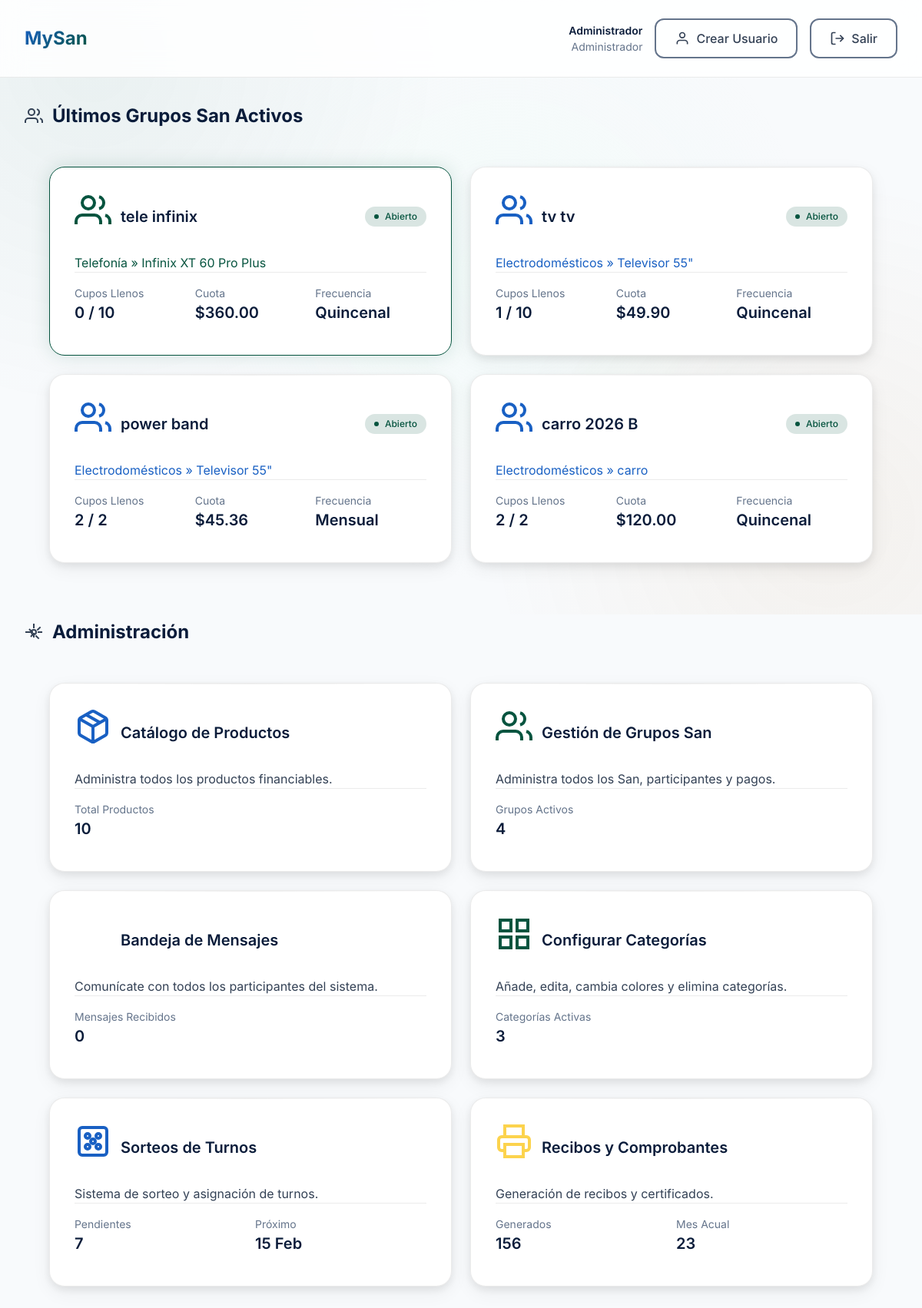
Page /dashboard.php (signed in) on the earlier database version.
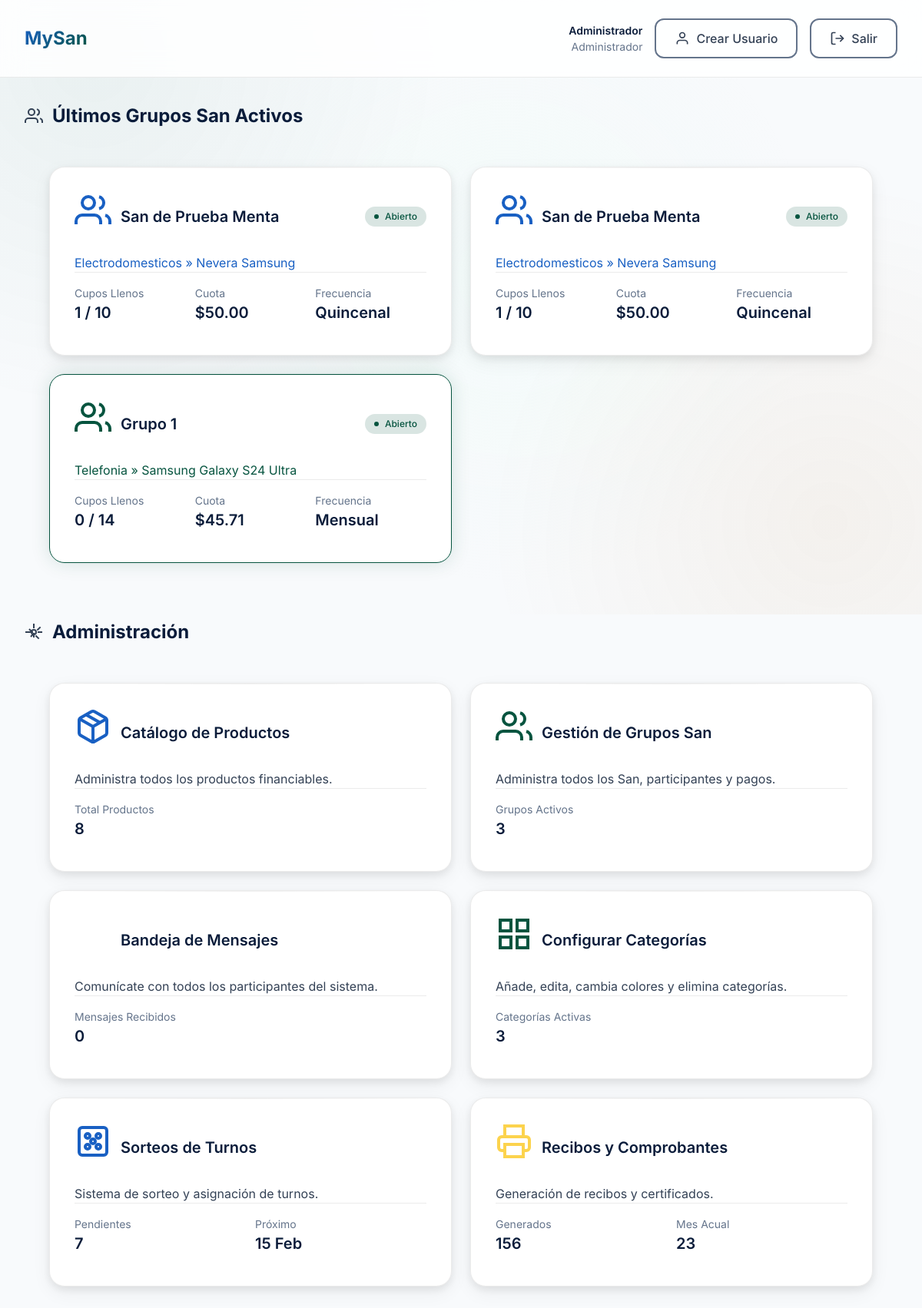
Same page on the later database version.
### tables this page shows
CREATE TABLE `usuarios` (
  `id` int NOT NULL AUTO_INCREMENT,
  `username` varchar(50) NOT NULL,
  `password` varchar(255) NOT NULL,
  `nombre` varchar(100) NOT NULL,
  `email` varchar(100) DEFAULT NULL,
  `pregunta_secreta` text,
  `respuesta_secreta` varchar(255) DEFAULT NULL,
  `created_at` timestamp NULL DEFAULT CURRENT_TIMESTAMP,
  `updated_at` timestamp NULL DEFAULT CURRENT_TIMESTAMP ON UPDATE CURRENT_TIMESTAMP,
  `rol` enum('admin','participante') DEFAULT 'admin',
  PRIMARY KEY (`id`),
  UNIQUE KEY `username` (`username`)
);

CREATE TABLE `grupos_san` (
  `id` int NOT NULL AUTO_INCREMENT,
  `producto_id` int NOT NULL,
  `nombre` varchar(100) NOT NULL,
  `fecha_inicio` date NOT NULL,
  `frecuencia` enum('quincenal','mensual') NOT NULL,
  `numero_cuotas` int NOT NULL,
  `cupos_totales` int NOT NULL,
  `cupos_ocupados` int DEFAULT '0',
  `monto_cuota` decimal(10,2) NOT NULL,
  `estado` enum('abierto','en_curso','finalizado') DEFAULT 'abierto',
  `created_at` timestamp NULL DEFAULT CURRENT_TIMESTAMP,
  `ronda_actual` int DEFAULT '1',
  PRIMARY KEY (`id`),
  KEY `producto_id` (`producto_id`),
  CONSTRAINT `grupos_san_ibfk_1` FOREIGN KEY (`producto_id`) REFERENCES `productos` (`id`) ON DELETE CASCADE
);

CREATE TABLE `categorias` (
  `id` int NOT NULL AUTO_INCREMENT,
  `nombre` varchar(50) NOT NULL,
  `descripcion` text,
  `color` varchar(20) DEFAULT NULL,
  PRIMARY KEY (`id`)
);

CREATE TABLE `productos` (
  `id` int NOT NULL AUTO_INCREMENT,
  `categoria_id` int NOT NULL,
  `nombre` varchar(100) NOT NULL,
  `marca` varchar(50) DEFAULT NULL,
  `modelo` varchar(50) DEFAULT NULL,
  `descripcion` text,
  `valor_total` decimal(10,2) NOT NULL,
  `imagen` varchar(255) DEFAULT NULL,
  `activo` tinyint DEFAULT '1',
  `created_at` timestamp NULL DEFAULT CURRENT_TIMESTAMP,
  PRIMARY KEY (`id`),
  KEY `categoria_id` (`categoria_id`),
  CONSTRAINT `productos_ibfk_1` FOREIGN KEY (`categoria_id`) REFERENCES `categorias` (`id`) ON DELETE CASCADE
);

### config/database.php (called while the page is built, shortened)
<?php
try {
    $dsn = "mysql:host=" . DB_HOST . ";port=3306;dbname=" . DB_NAME . ";charset=" . DB_CHARSET;
    $options = [
        PDO::ATTR_ERRMODE => PDO::ERRMODE_EXCEPTION,
        PDO::ATTR_DEFAULT_FETCH_MODE => PDO::FETCH_ASSOC,
        PDO::ATTR_EMULATE_PREPARES => false,
    ];
    $pdo = new PDO($dsn, DB_USER, DB_PASS, $options);
} catch (PDOException $e) {
    die(json_encode([
        'success' => false,
        'message' => 'Error de conexión a la base de datos: ' . $e->getMessage()
    ]));
}
function isLoggedIn()
{
    return isset($_SESSION['user_id']);
}
function getCurrentUser()
{
    global $pdo;
    $stmt = $pdo->prepare("SELECT id, username, nombre, email FROM usuarios WHERE id = ?");
    $stmt->execute([$_SESSION['user_id']]);
    return $stmt->fetch();
}
?>

### dashboard.php (the view, shortened to what the rows shown need)
<?php
require_once 'config/database.php';
$user = getCurrentUser();
?>
<!DOCTYPE html>
<html lang="es">
<head>
    <link rel="stylesheet" href="assets/fonts/inter.css">
    <link rel="stylesheet" href="assets/css/reset.css">
    <link rel="stylesheet" href="assets/css/variables.css">
    <link rel="stylesheet" href="assets/css/bento-grid.css">
    <link rel="stylesheet" href="assets/css/main.css">
</head>
<body>
    <div class="main-content">
        <?php
        include 'includes/header.php';
        ?>
        <div style="padding: var(--space-8); max-width: 1600px; margin: 0 auto;">
            <div class="dashboard-section" style="margin-bottom: var(--space-10);">
                <div style="display: flex; align-items: center; gap: var(--space-3); margin-bottom: var(--space-4);">
                    <h2 style="font-size: var(--font-size-2xl); font-weight: var(--font-weight-bold); color: var(--color-text-primary);">Últimos Grupos San Activos</h2>
                </div>
                <div class="bento-container">
                    <?php
                    $stmt = $pdo->query("
                        SELECT gs.*, p.nombre as producto_nombre, p.categoria_id, c.nombre as categoria_nombre, c.color as categoria_color
                        FROM grupos_san gs
                        JOIN productos p ON gs.producto_id = p.id
                        JOIN categorias c ON p.categoria_id = c.id
                        WHERE gs.estado != 'finalizado'
                        ORDER BY gs.fecha_inicio DESC
                        LIMIT 6
                    ");
                    $grupos = $stmt->fetchAll(PDO::FETCH_ASSOC);
                    ?>
                    <?php
                    $delay = 0;
                    foreach ($grupos as $grupo):
                        $cat_id = $grupo['categoria_id'];
                        $grupo_id = $grupo['id'];
                        $cat_color = htmlspecialchars($grupo['categoria_color']);
                        $bento_class = 'bento-4';
                        if ($cat_color == 'salmon') {
                            $bento_class .= ' bento-box--salmon';
                        } elseif ($cat_color == 'menta') {
                            $bento_class .= ' bento-box--menta';
                        }
                    ?>
                        <div class="bento-box <?php echo $bento_class; ?> module-card animate-slide-up"
                            style="animation-delay: <?php echo $delay; ?>ms; cursor: pointer;"
                            onclick="location.href='modules/categoria/pagos.php?id=<?php echo $cat_id; ?>&grupo_id=<?php echo $grupo_id; ?>'">
                            <div class="bento-header">
                                <div class="bento-title">
                                    <svg class="module-icon bento-icon" style="stroke: var(--color-<?php echo $cat_color ? $cat_color : 'violeta'; ?>);">
                                        <use href="#icon-users"></use>
                                    </svg>
                                    <?php echo htmlspecialchars($grupo['nombre']); ?>
                                </div>
                                <?php if ($grupo['estado'] == 'abierto'): ?>
                                    <span class="badge badge-success">
                                        <span class="badge-dot"></span>
                                        Abierto
                                    </span>
                                <?php endif; ?>
                            </div>
                            <div class="bento-content" style="color: var(--color-<?php echo $cat_color ? $cat_color : 'violeta'; ?>);">
                                <?php echo htmlspecialchars($grupo['categoria_nombre']); ?> &raquo; <?php echo htmlspecialchars($grupo['producto_nombre']); ?>
                            </div>
                            <div class="module-stats">
                                <div class="stat-item" style="flex-direction: column; align-items: flex-start;">
                                    <span class="stat-label">Cupos Llenos</span>
                                    <span class="stat-value" style="font-size: var(--font-size-xl);">
                                        <?php echo $grupo['cupos_ocupados']; ?> / <?php echo $grupo['cupos_totales']; ?>
                                    </span>
                                </div>
                                <div class="stat-item" style="flex-direction: column; align-items: flex-start;">
                                    <span class="stat-label">Cuota</span>
                                    <span class="stat-value" style="font-size: var(--font-size-xl);">
                                        $<?php echo number_format($grupo['monto_cuota'], 2); ?>
                                    </span>
                                </div>
                                <div class="stat-item" style="flex-direction: column; align-items: flex-start;">
                                    <span class="stat-label">Frecuencia</span>
                                    <span class="stat-value" style="font-size: var(--font-size-xl);">
                                        <?php echo ucfirst($grupo['frecuencia']); ?>
                                    </span>
                                </div>
                            </div>
                        </div>
                    <?php
                        $delay += 100;
                    endforeach;
                    ?>
                </div>
            </div>
            <div class="dashboard-section">
                <div style="display: flex; align-items: center; gap: var(--space-3); margin-bottom: var(--space-4);">
                    <h2 style="font-size: var(--font-size-2xl); font-weight: var(--font-weight-bold); color: var(--color-text-primary);">Administración</h2>
                </div>
            </div>
        </div>
    </div>
</body>
</html>

### includes/header.php (shortened to what the rows shown need)
<header class="header">
    <div class="header-content">
        <div class="header-user">
            <div class="user-info">
                <div class="user-name">
                    <?php echo htmlspecialchars($user['nombre'] ?? 'Usuario'); ?>
                </div>
                <div class="user-role">Administrador</div>
            </div>
        </div>
    </div>
</header>

Differences in the rows shown:
removed grupos_san: nombre "tele infinix", estado "abierto" (drawn), categorias.nombre "Telefonía", producto.nombre "Infinix XT 60 Pro Plus", cupos_ocupados "0", cupos_totales "10", monto_cuota "360.00", frecuencia "Quincenal"
removed grupos_san: nombre "tv tv", estado "abierto" (drawn), categorias.nombre "Electrodomésticos", producto.nombre "Televisor 55\"", cupos_ocupados "1", cupos_totales "10", monto_cuota "49.90", frecuencia "Quincenal"
removed grupos_san: nombre "power band", estado "abierto" (drawn), categorias.nombre "Electrodomésticos", producto.nombre "Televisor 55\"", cupos_ocupados "2", cupos_totales "2", monto_cuota "45.36", frecuencia "Mensual"
removed grupos_san: nombre "carro 2026 B", estado "abierto" (drawn), categorias.nombre "Electrodomésticos", producto.nombre "carro", cupos_ocupados "2", cupos_totales "2", monto_cuota "120.00", frecuencia "Quincenal"
added grupos_san: nombre "San de Prueba Menta", estado "abierto" (drawn), categorias.nombre "Electrodomesticos", producto.nombre "Nevera Samsung", cupos_ocupados "1", cupos_totales "10", monto_cuota "50.00", frecuencia "Quincenal"
added grupos_san: nombre "San de Prueba Menta", estado "abierto" (drawn), categorias.nombre "Electrodomesticos", producto.nombre "Nevera Samsung", cupos_ocupados "1", cupos_totales "10", monto_cuota "50.00", frecuencia "Quincenal"
added grupos_san: nombre "Grupo 1", estado "abierto" (drawn), categorias.nombre "Telefonia", producto.nombre "Samsung Galaxy S24 Ultra", cupos_ocupados "0", cupos_totales "14", monto_cuota "45.71", frecuencia "Mensual"
Other differences:
$countProd: "10" → "8"
$countGroup: "4" → "3"
